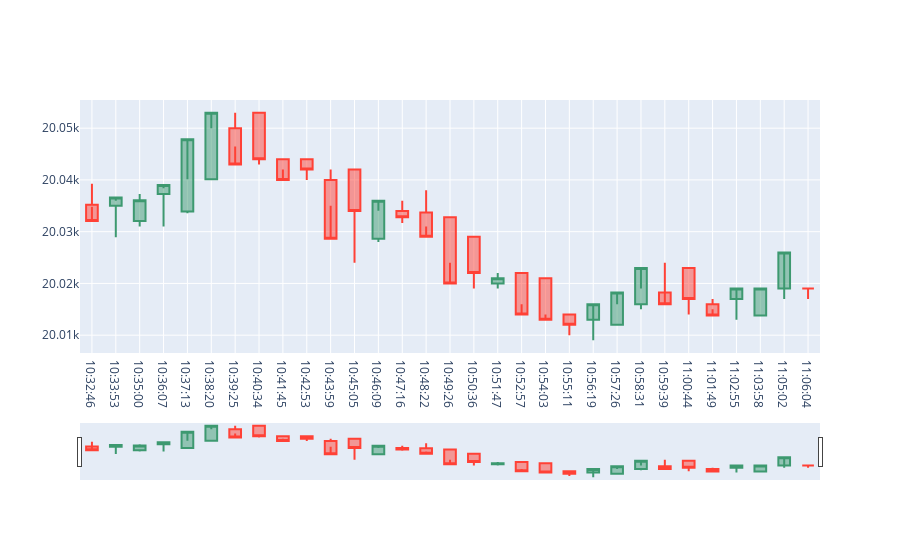

Notebook source saved alongside this figure:
### Code cell
plot_rate(60) #Check plot_rate_60 for output
